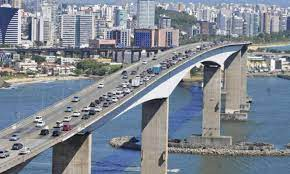
#> input picture ponte.jpg, 290 x 174 px
$ python teste2.py
#> lines starting #> are read from the running program, lines starting #| are printed output that depends on the picture
import cv2
image = cv2.imread('ponte.jpg')
#> image is the input picture: shape (174, 290, 3); mean B, G, R 146.3, 135.8, 128.2
#Cria um retangulo azul por toda a largura da imagem
image[30:50, :] = (255, 0, 0)
#Cria um quadrado vermelho
image[100:150, 50:100] = (0, 0, 255)
#Cria um retangulo amarelo por toda a altura da imagem
image[:, 200:220] = (0, 255, 255)
#Cria um retangulo verde da linha 150 a 300 nas colunas 250 a
350
image[150:300, 250:350] = (0, 255, 0)
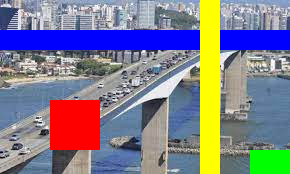
#> image: shape (174, 290, 3); mean B, G, R 139.9, 126.2, 127.3
#Cria um quadrado ciano da linha 150 a 300 nas colunas 250 a
350
image[300:400, 50:150] = (255, 255, 0)
#Cria um quadrado branco
image[250:350, 300:400] = (255, 255, 255)
#Cria um quadrado preto
image[70:100, 300: 450] = (0, 0, 0)
cv2.imshow("Imagem alterada", image)
cv2.imwrite("alterada.jpg", image)
cv2.waitKey(0)

$ run again, with entrada.jpg copied over ponte.jpg
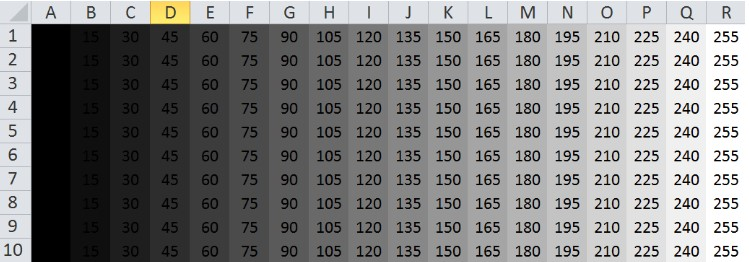
#> input picture entrada.jpg, 749 x 262 px
#> image is the input picture: shape (262, 749, 3); mean B, G, R 129, 129, 128.8
#> `image[70:100, 300: 450] = (0, 0, 0)`:
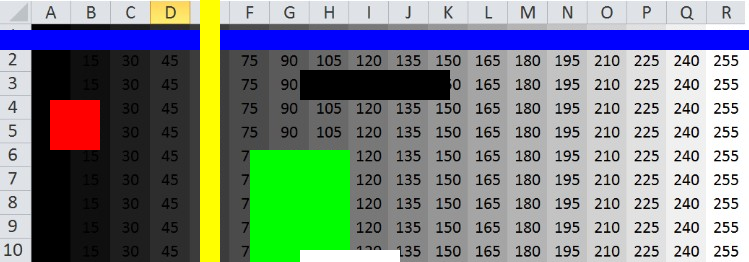
#> image: shape (262, 749, 3); mean B, G, R 130.9, 132.6, 121.9
